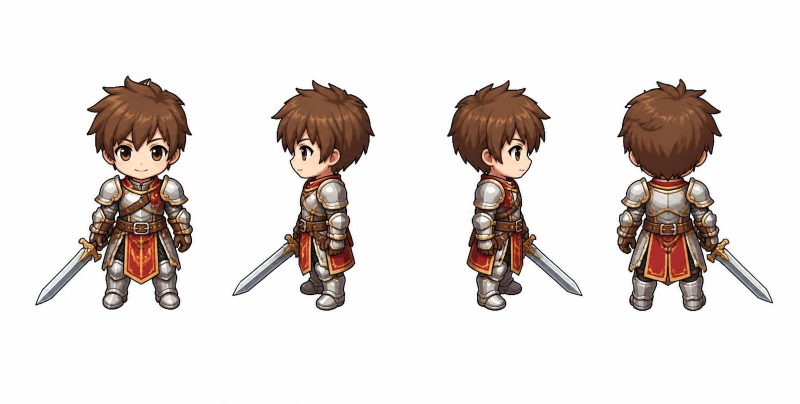
#> input picture tools/chibi/src/sword_m.png, 1600 x 807 px (shown at 1/2 size)
$ python cut.py src/sword_m.png src/sword_m.png 5
#> lines starting #> are read from the running program, lines starting #| are printed output that depends on the picture; after the words box and inside, x2 and y2 are one past the last pixel; in counts of white or black regions, pixels touching at a corner belong together
"""ตัดภาพ chibi 4 ทิศ (หน้า ซ้าย ขวา หลัง เรียงในแถวเดียว พื้นขาว) → spritesheet 4 เฟรม พื้นใส
usage: python3 cut.py src.png out.png [target_h=150]"""
import sys
from collections import deque
from PIL import Image
import numpy as np

src, out = sys.argv[1], sys.argv[2]
TH = int(sys.argv[3]) if len(sys.argv) > 3 else 150
im = np.array(Image.open(src).convert("RGB")).astype(int)
H, W, _ = im.shape
#> H = 807; W = 1600
# พื้นหลัง = สีใกล้ขาวที่ต่อเนื่องจากขอบภาพ (ไฮไลต์ขาวในตัวละครจะไม่หาย)
near = (im.min(axis=2) > 228) & ((im.max(axis=2) - im.min(axis=2)) < 22)
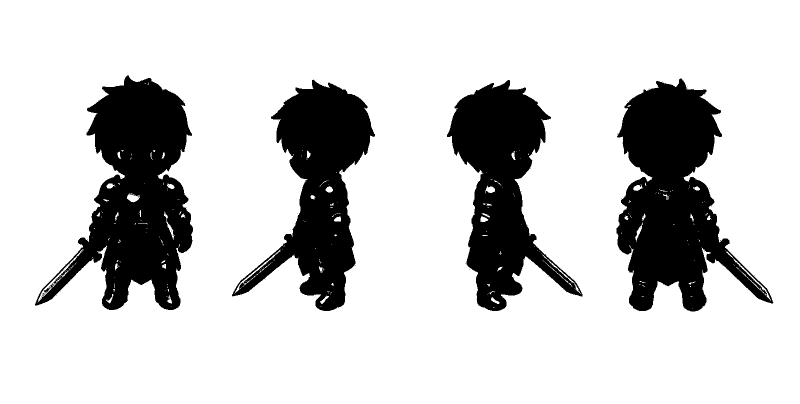
#> near: shape (807, 1600) bool (shown at 1/2 size); 79.9% white; 65 black regions (61 under 20 px), largest, box (x1, y1, x2, y2) and area: (70, 151, 386, 620) 74225, (1233, 157, 1547, 623) 73501, (464, 159, 750, 622) 55955, (894, 160, 1165, 622) 55444
bg = np.zeros((H, W), bool)
q = deque()
for x in range(W):
    for y in (0, H - 1):
        if near[y, x] and not bg[y, x]: bg[y, x] = True; q.append((y, x))
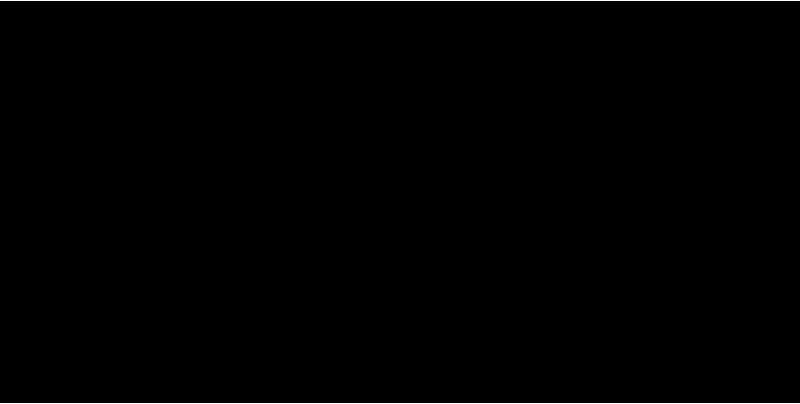
#> bg: shape (807, 1600) bool (shown at 1/2 size); 0.25% white in thin lines or dots
for y in range(H):
    for x in (0, W - 1):
        if near[y, x] and not bg[y, x]: bg[y, x] = True; q.append((y, x))
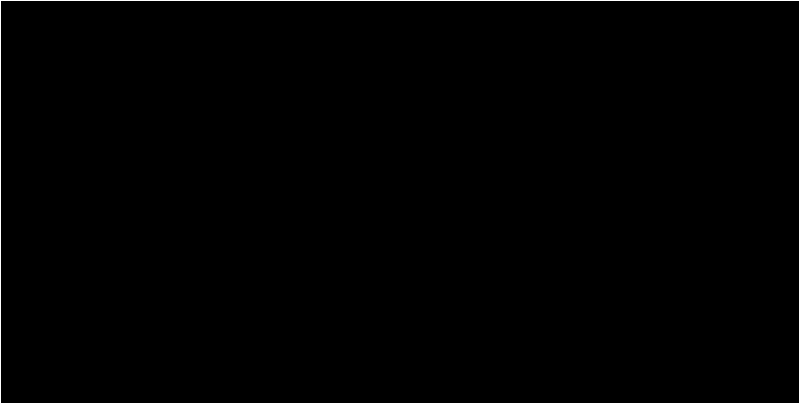
#> bg: shape (807, 1600) bool (shown at 1/2 size); 0.37% white in thin lines or dots
while q:
    y, x = q.popleft()
    for dy, dx in ((1, 0), (-1, 0), (0, 1), (0, -1)):
        ny, nx = y + dy, x + dx
        if 0 <= ny < H and 0 <= nx < W and near[ny, nx] and not bg[ny, nx]:
            bg[ny, nx] = True; q.append((ny, nx))
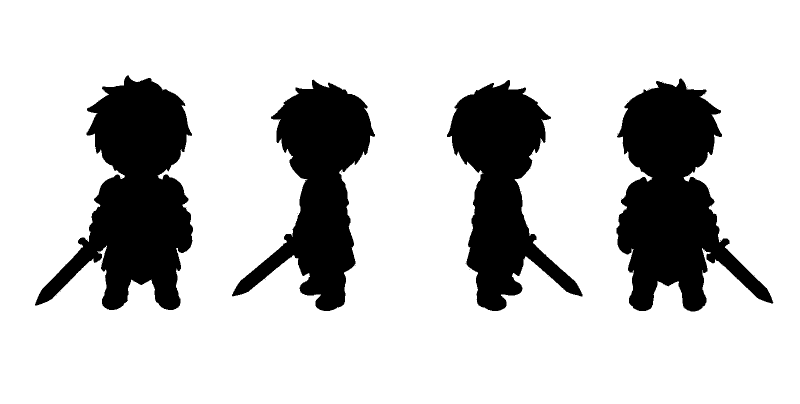
#> bg: shape (807, 1600) bool (shown at 1/2 size); 79.5% white; 50 black regions (46 under 20 px), largest, box (x1, y1, x2, y2) and area: (70, 151, 386, 620) 76408, (1233, 157, 1547, 623) 74755, (464, 159, 750, 622) 57080, (894, 160, 1165, 622) 56526
alpha = np.where(bg, 0, 255).astype(np.uint8)
# ขอบนุ่ม: พิกเซลติดพื้นหลังที่สว่าง → โปร่งครึ่ง
rgba = np.dstack([im.astype(np.uint8), alpha])
img = Image.fromarray(rgba, "RGBA")

# แยก 4 ตัวตามแถบคอลัมน์ที่ว่าง
colfill = (~bg).sum(axis=0) > 0
segs, inside = [], False
for x in range(W):
    if colfill[x] and not inside: s = x; inside = True
    elif not colfill[x] and inside:
        if x - s > 40: segs.append((s, x))
        inside = False
#> after the loop, inside = False; s = 1233
if inside: segs.append((s, W))
# รวมชิ้นที่ใกล้กันจนเหลือ 4
while len(segs) > 4:
    gaps = [segs[i + 1][0] - segs[i][1] for i in range(len(segs) - 1)]
    i = gaps.index(min(gaps)); segs[i:i + 2] = [(segs[i][0], segs[i + 1][1])]
assert len(segs) == 4, segs
frames = []
for x0, x1 in segs:
    m = ~bg[:, x0:x1]
    ys = np.where(m.any(axis=1))[0]; y0, y1 = ys[0], ys[-1] + 1
    # แกนกลางลำตัว = กึ่งกลางของหัว (30% บน) — ดาบที่ยื่นออกข้างไม่ทำให้ตัวเบี้ยว
    head = m[y0:y0 + int((y1 - y0) * 0.3)]
    hx = np.where(head.any(axis=0))[0]; cx = x0 + (hx[0] + hx[-1]) / 2
    frames.append((x0, x1, y0, y1, cx))
hmax = max(f[3] - f[2] for f in frames)
#> hmax = 469
sc = TH / hmax
#> sc = 0.0107
half = max(max(f[4] - f[0], f[1] - f[4]) for f in frames)
#> half = 208.5
FW = int(np.ceil(half * sc)) * 2 + 4
#> FW = 10
FH = TH + 4
sheet = Image.new("RGBA", (FW * 4, FH), (0, 0, 0, 0))
for i, (x0, x1, y0, y1, cx) in enumerate(frames):
    c = img.crop((x0, y0, x1, y1))
    c = c.resize((max(1, round((x1 - x0) * sc)), max(1, round((y1 - y0) * sc))), Image.LANCZOS)
    px = i * FW + FW // 2 - round((cx - x0) * sc)
    py = FH - 2 - c.size[1]  # เท้าชิดล่าง
    sheet.alpha_composite(c, (px, py))
#> this loop made 4 passes
#> pass 1, `c = img.crop((x0, y0, x1, y1))`:
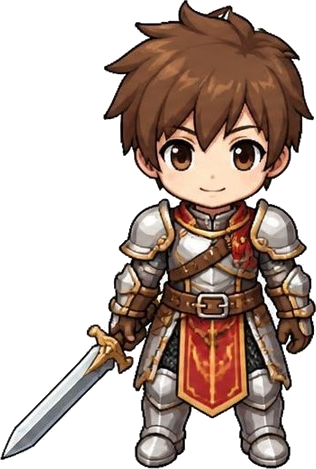
#> c: PIL image 316x469 RGBA; mean R, G, B, A 189.6, 173.1, 164.9, 131.5; transparent parts drawn white
#> pass 2, `c = img.crop((x0, y0, x1, y1))`:
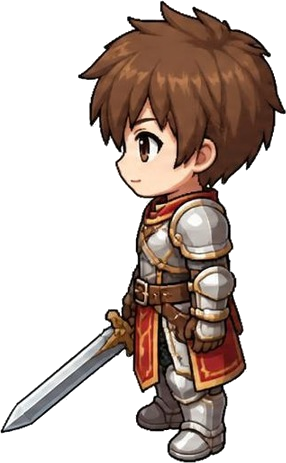
#> c: PIL image 286x463 RGBA; mean R, G, B, A 197.5, 184.1, 177.6, 109.9; transparent parts drawn white
#> pass 3, `c = img.crop((x0, y0, x1, y1))`:
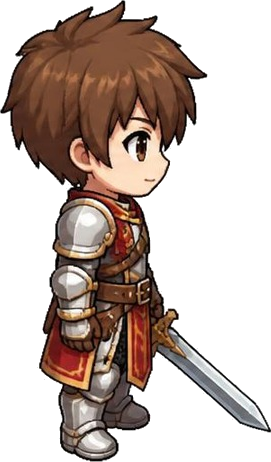
#> c: PIL image 271x462 RGBA; mean R, G, B, A 194, 179.7, 173, 115.1; transparent parts drawn white
sheet.save(out)
print(out, sheet.size, "frame", FW, FH)
#| src/sword_m.png (40, 9) frame 10 9
